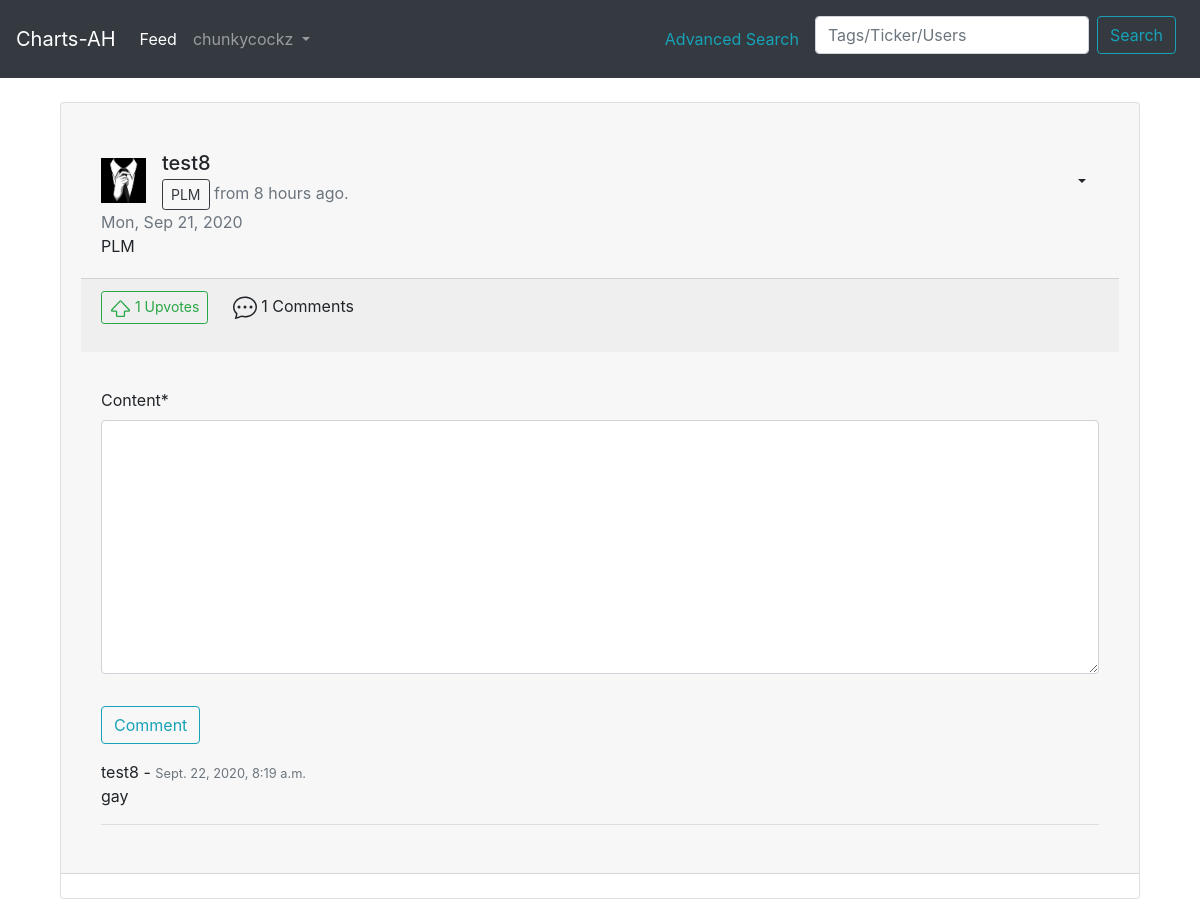
The page /post/82/ (signed in) on the database its author committed.
### main/models.py (models this page shows, shortened)
class Post(models.Model):
    user = models.ForeignKey(User, on_delete=models.CASCADE) #many to one relationship where many posts can be tied to one user
    content = models.TextField(blank=True, null=True)
    date_traded = models.DateTimeField(verbose_name= ('Date Traded'))
    image = models.ImageField(upload_to='trade_images', blank=True, null=True) #change blank = false later to be required
    upvotes = models.ManyToManyField(User, blank=True, related_name='upvotes')
    total_upvotes = models.IntegerField(default='0')
    ticker = models.CharField(blank=False, null=True, max_length=5)
    tags = TaggableManager(blank=True, help_text=('Press Enter or comma to seperate tags.')) #erased help text
    date_posted = models.DateTimeField(default=timezone.now)

class Profile(models.Model):
    user = models.OneToOneField(User, on_delete=models.CASCADE)
    image = models.ImageField(default='default.jpg', upload_to='profile_pics')
    bio = models.TextField(max_length=1000, blank=True)

class Comment(models.Model):
    post = models.ForeignKey(Post, related_name='comments', on_delete=models.CASCADE) #tie post model to comments as a one to many relationship using foreign key
    user = models.ForeignKey(User, related_name='commented_user', on_delete=models.CASCADE) #tie to user posting
    created_date = models.DateTimeField(default=timezone.now)
    content = models.TextField(max_length=120)

### main/views.py (the view)
# urls.py: path("post/<int:pk>/", post_detail_view.as_view(), name='post-detail'),  #specifies the url for individual posts
class post_detail_view(LoginRequiredMixin, DetailView):
     model = Post
     template_name = 'main/post_detail.html'
     context_object_name = 'post'
     def dispatch(self, request, *args, **kwargs):
        if not request.user.is_authenticated:
            messages.warning(request, "Must be logged in to view post in detail.", self.permission_denied_message) # added this line
            return self.handle_no_permission()
        return super().dispatch(request, *args, **kwargs)
     def get_queryset(self, *args, **kwargs):
        return super().get_queryset(*args, **kwargs).annotate(
            upvoted=Exists(Post.upvotes.through.objects.filter( #upvoted is called in the template using if statement
                user_id=self.request.user.id,
                post_id=OuterRef('pk')
            ))
        )
     def get_context_data(self, **kwargs):
          context = super().get_context_data(**kwargs)
          context['form'] = CommentForm(instance=self.request.user)
          return context
     def post(self, request, *args, **kwargs):
          create_comment = Comment(content=request.POST.get('content'),
                                   user=self.request.user, post=self.get_object())
          create_comment.save()
          return self.get(self, request, *args, **kwargs)

### main/forms.py
class CommentForm(forms.ModelForm):
    class Meta:
        model = Comment
        fields = ['content']

### main/templates/main/post_detail.html (shortened to what this page needs)
{% extends 'main/header.html' %}
{% load crispy_forms_tags %}
{% load humanize %}
{% block content %}
<div class="container gedf-wrapper">
    <div class="row">
      <div class="col-md-12 gedf-main">
          <div class="card gedf-card">
              <div class="card-header">
              <div class="card-body">
                <div class="d-flex justify-content-between align-items-center">
                    <div class="d-flex justify-content-between align-items-center">
                        <div class="mr-2">
                            <img class="thumbnail" width="45" height="45" src="{{ post.user.profile.image.url }}" alt="">
                        </div>
                        <div class="ml-2">
                          <div class="h5 mb-1">
                            <a class="mr-2" style="color:inherit" href="{% url 'main:user-posts' post.user.username %}">{{ post.user }}</a>
                          </div>
                          <div class="h7">
                            <a href="{% url 'main:post-detail' post.id %}" class="btn btn-outline-dark btn-sm" >{{ post.ticker | upper }}</a>
                            <span class="text-muted">
                            from {{ post.date_posted|naturaltime }}.
                            </span>
                            <br>
                          </div>
                      </div>
                    </div>
                      <div class="dropdown">
                          <button class="btn btn-link dropdown-toggle" type="button" id="gedf-drop1" data-toggle="dropdown" style="color:inherit" aria-haspopup="true" aria-expanded="false">
                          </button>
                      </div>
            </div>
                  <p class="card-text">
                    <span class="text-muted">{{ post.date_traded | date:"D, M d, Y"}}</span>
                    <br>
                    {{ post.content }}
                  </p>
              </div>
              {% include "main/includes/post_footer.html" %}
              <div class="card-body">
                <p class="card-text">
                    <form method="POST">
                        <fieldset class="form-group">
                            {{ form | crispy }}
                        </fieldset>
                        <div class="form-group">
                            <button class="btn btn-outline-info" type="submit">Comment</button>
                        </div>
                    </form>
                        {% for comment in post.comments.all %}
                            <a style="color:inherit" href="{% url 'main:user-posts' comment.user %}">{{ comment.user }} </a>
                            - <small class="text-muted">{{ comment.created_date }} </small>
                            <br>
                            {{ comment.content }}
                            <hr>
                    {%  endfor %}
                </p>
              </div>
          </div>
          <br>
        </div>
  </div>
</div>
{% endblock content %}

### main/templates/main/includes/navbar.html (shortened to what this page needs)
<nav class="navbar navbar-expand-lg navbar-dark bg-dark">
  <a class="navbar-brand" name="top" href="/home">Charts-AH</a>
  <div class="collapse navbar-collapse" id="navbarNavAltMarkup">
    <div class="navbar-nav">
      <a class="nav-link active" href="/feed">Feed</a>
      {% if user.is_authenticated %}
      <li class="nav-item dropdown">
        <a class="nav-link dropdown-toggle" href="#" id="navbarDropdownMenuLink" data-toggle="dropdown" aria-haspopup="true" aria-expanded="false">
         {{ user.username }}
        </a>
      </li>
      {% else %}
      <a class="nav-link" href="/login">Login</a>
      <a class="nav-link" href="/register">Register</a>
      {% endif %}
    </div>
  </div>
  <span class="nav-item dropdown">
    <a class="nav-link" href="/search/filter/"  aria-haspopup="true" aria-expanded="false" style="color:rgb(23,162,184)">
      Advanced Search
    </a>
  </span>
  <form class="form-inline" method="GET" action="{% url 'main:search' %}">
    <input class="form-control mt-2 mr-sm-2" type="search" placeholder="Tags/Ticker/Users" aria-label="Search" name="q" required>
    <button class="btn btn-outline-info mt-2 mr-sm-2" type="submit" value="Search">Search</button>
  </form>
</nav>

### main/templates/main/includes/post_footer.html (shortened to what this page needs)
<div id="upvote-section" class="card-footer">
    {% if user.is_authenticated %}
        <form action="{% url 'main:upvote-post' %}" method="POST">
        <span>
        {% if post.upvoted %}
        <button type="submit" class="btn btn-success btn-sm upvote-btn card-link" id={{post.id}} name="post_id" value={{post.id}}>
            <svg width="1.5em" height="1.5em" viewBox="0 0 16 16" class="bi bi-shift" fill="currentColor" xmlns="http://www.w3.org/2000/svg">
                <path fill-rule="evenodd" d="M7.27 2.047a1 1 0 0 1 1.46 0l6.345 6.77c.6.638.146 1.683-.73 1.683H11.5v3a1 1 0 0 1-1 1h-5a1 1 0 0 1-1-1v-3H1.654C.78 10.5.326 9.455.924 8.816L7.27 2.047zM14.346 9.5L8 2.731 1.654 9.5H4.5a1 1 0 0 1 1 1v3h5v-3a1 1 0 0 1 1-1h2.846z"/>
            </svg>
            <span id="total_upvotes_for_{{post.id}}">
                {{ post.total_upvotes}}
            </span>
              Upvotes
        </button>
        {% else %}
        <button type="submit" class="btn btn-outline-success btn-sm upvote-btn card-link" id={{post.id}} name="post_id" value={{post.id}}>
            <span id="total_upvotes_for_{{post.id}}">
                {{ post.total_upvotes}}
            </span>
              Upvotes
        </button>
        {% endif %}
        <a href="{% url 'main:post-detail' post.id %}" class="card-link" style="color:inherit">
          {{ post.comments.count }} Comments
        </a>
        </form>
    {% else %}
    Upvotes ({{ post.total_upvotes }}) Please login to upvote or comment.
    {%  endif %}
    </div>

### rows shown on the page
Post: user.profile.image (placeholder picture), user "test8", ticker "PLM", date_posted "8 hours ago", date_traded "Mon, Sep 21, 2020", content "PLM", total_upvotes "1", comments.count "1"
Comment: user "test8", created_date "Sept. 22, 2020, 8:19 a.m.", content "gay"

### other values the page prints
{{ user.username }} "chunkycockz"
